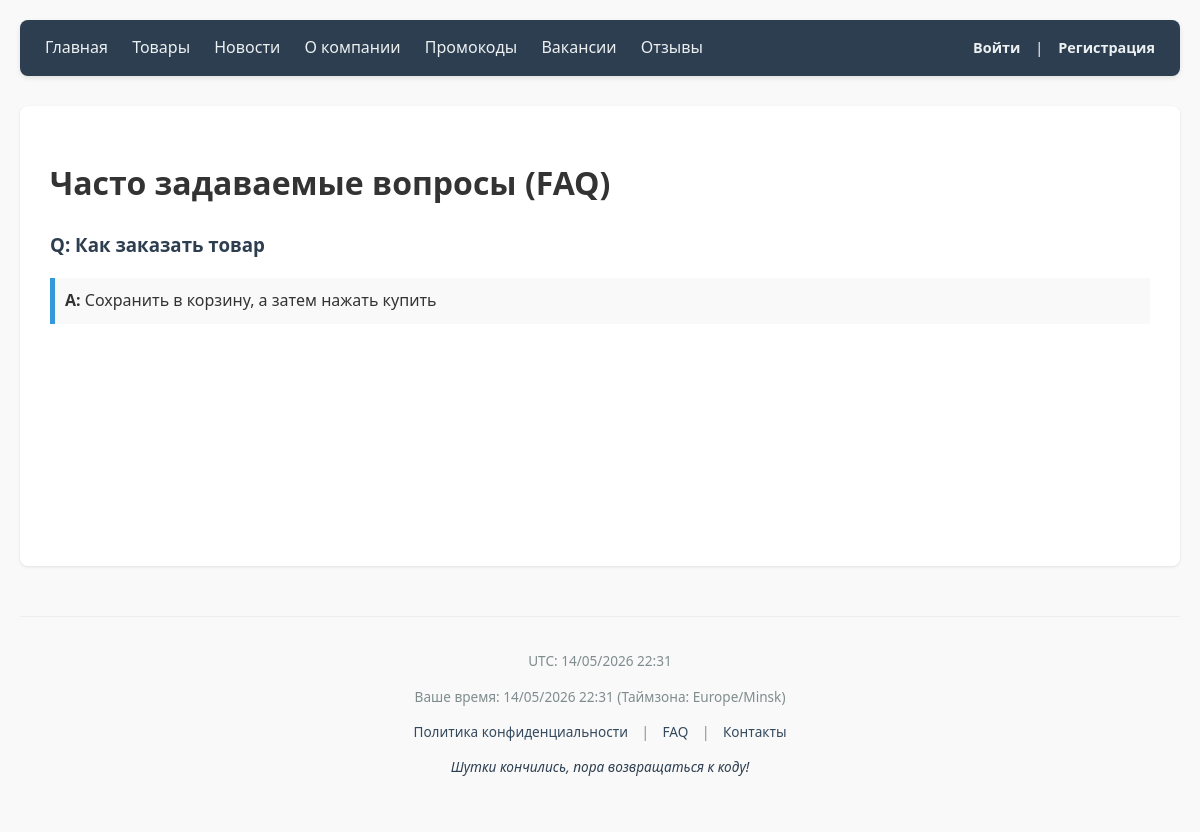
Screenshot of /faq/ with the database file from the repository.
### shop/models.py (models this page shows)
class TimeStampedModel(models.Model):
    created_at = models.DateTimeField(auto_now_add=True, verbose_name="Дата добавления")
    updated_at = models.DateTimeField(auto_now=True, verbose_name="Дата изменения")
    class Meta:
        abstract = True # Это значит, что таблица в БД для этой модели создана не будет

class FAQ(TimeStampedModel):
    question = models.CharField(max_length=255, verbose_name="Вопрос")
    answer = models.TextField(verbose_name="Ответ")
    added_at = models.DateTimeField(auto_now_add=True, verbose_name="Дата добавления")
    class Meta:
        verbose_name_plural = "Словарь терминов и понятий (FAQ)"

### shop/views.py (the view)
# urls.py: re_path(r'^faq/$', views.faq_list, name='faq_list'),
def faq_list(request):
    faqs = FAQ.objects.all()
    return render(request, 'shop/faq.html', {'faqs': faqs})

### shop/context_processors.py (called while the page is built)
def global_date_context(request):
    now = timezone.now()
    return {
        'current_utc': now, # UTC время
        'current_local': timezone.localtime(now), # Время в таймзоне из settings.py
        'user_tz': timezone.get_current_timezone_name(),
        'text_calendar': calendar.TextCalendar().formatmonth(now.year, now.month),
    }

### shop/templates/shop/faq.html
{% extends 'shop/base.html' %}
{% block content %}
    <h1>Часто задаваемые вопросы (FAQ)</h1>
    <div class="faq-section">
        {% for item in faqs %}
            <div style="margin-bottom: 20px;">
                <h3 style="color: #2c3e50;">Q: {{ item.question }}</h3>
                <p style="background: #f9f9f9; padding: 10px; border-left: 5px solid #3498db;">
                    <strong>A:</strong> {{ item.answer }}
                </p>
            </div>
        {% empty %}
            <p>Раздел FAQ пуст.</p>
        {% endfor %}
    </div>
{% endblock %}

### shop/templates/shop/base.html (style rules this page uses)
body { font-family: 'Segoe UI', Tahoma, Geneva, Verdana, sans-serif; margin: 0; padding: 20px; line-height: 1.6; color: #333; background-color: #f9f9f9; }

### rows the page displays
FAQ: question "Как заказать товар", answer "Сохранить в корзину, а затем нажать купить"

### other values shown
{{ current_local|date:"d/m/Y H:i" }} "14/05/2026 22:31"
{{ user_tz }} "Europe/Minsk"
